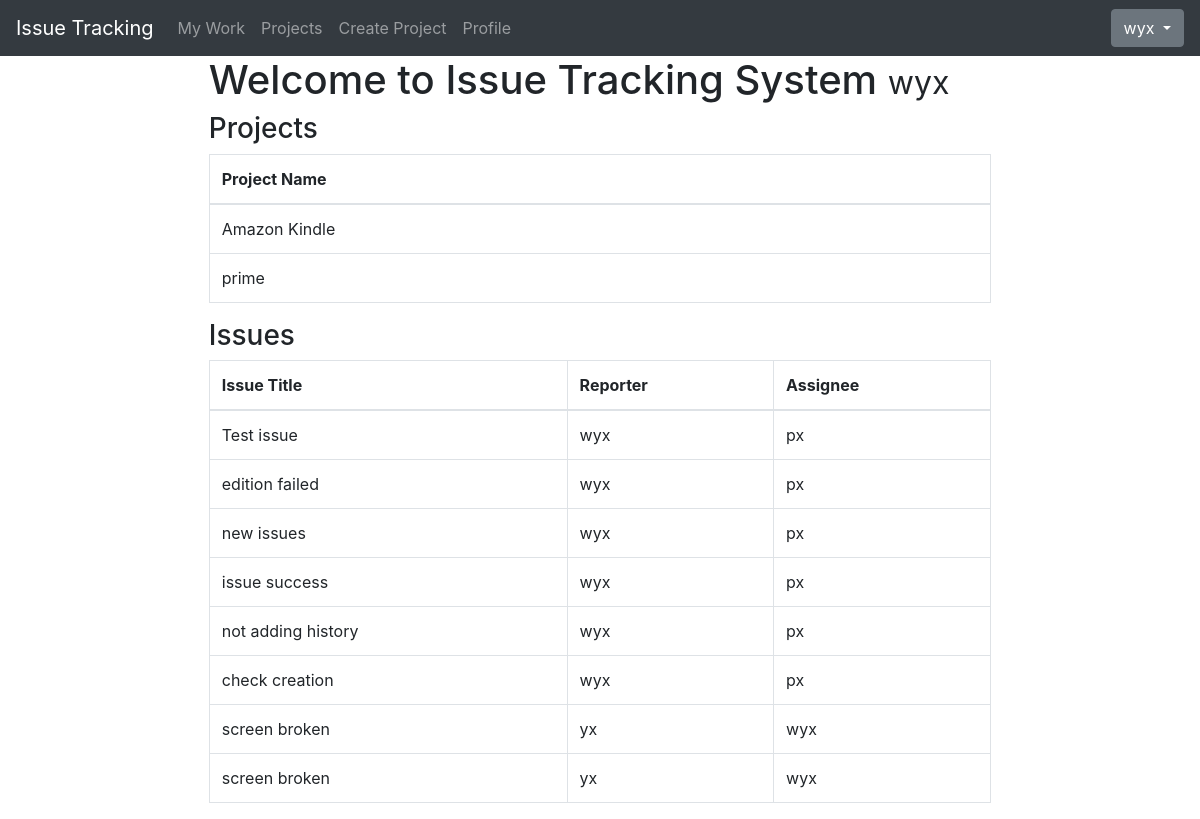
The page /admin/index.php (signed in) on the database its author committed.
### tables this page shows
CREATE TABLE `participate` (
  `user_id` int NOT NULL,
  `pro_id` int NOT NULL,
  PRIMARY KEY (`user_id`,`pro_id`),
  KEY `pro_idx` (`pro_id`),
  CONSTRAINT `member` FOREIGN KEY (`user_id`) REFERENCES `user` (`user_id`),
  CONSTRAINT `pro` FOREIGN KEY (`pro_id`) REFERENCES `project` (`pro_Id`)
);

CREATE TABLE `project` (
  `pro_Id` int NOT NULL AUTO_INCREMENT,
  `name` varchar(45) DEFAULT NULL,
  `description` varchar(45) DEFAULT NULL,
  `workflowId` int DEFAULT NULL,
  PRIMARY KEY (`pro_Id`),
  KEY `workflow_idx` (`workflowId`),
  CONSTRAINT `workflow` FOREIGN KEY (`workflowId`) REFERENCES `workflow` (`workflowid`)
);

CREATE TABLE `issue` (
  `issue_id` int NOT NULL AUTO_INCREMENT,
  `title` varchar(45) NOT NULL,
  `description` varchar(45) DEFAULT NULL,
  `create_time` datetime NOT NULL DEFAULT CURRENT_TIMESTAMP,
  `pro_id` int NOT NULL,
  `reporter` int NOT NULL,
  PRIMARY KEY (`issue_id`),
  KEY `project_idx` (`pro_id`),
  KEY `reporter_idx` (`reporter`),
  CONSTRAINT `project` FOREIGN KEY (`pro_id`) REFERENCES `project` (`pro_Id`) ON DELETE CASCADE ON UPDATE CASCADE,
  CONSTRAINT `reporter` FOREIGN KEY (`reporter`) REFERENCES `user` (`user_id`) ON DELETE CASCADE ON UPDATE CASCADE
);

CREATE TABLE `user` (
  `user_id` int NOT NULL AUTO_INCREMENT,
  `email` varchar(45) DEFAULT NULL,
  `username` varchar(45) DEFAULT NULL,
  `displayname` varchar(45) DEFAULT NULL,
  `password` varchar(225) DEFAULT NULL,
  `randSalt` varchar(225) NOT NULL DEFAULT '$2y$10$iusesomecrazystrings22',
  PRIMARY KEY (`user_id`),
  UNIQUE KEY `user_id_UNIQUE` (`user_id`)
);

CREATE TABLE `assignee` (
  `assignee_id` int NOT NULL AUTO_INCREMENT,
  `issue` int DEFAULT NULL,
  `user` int DEFAULT NULL,
  PRIMARY KEY (`assignee_id`),
  UNIQUE KEY `assignee_id_UNIQUE` (`assignee_id`),
  KEY `issue_id_idx` (`issue`),
  KEY `user_id_idx` (`user`),
  CONSTRAINT `issue` FOREIGN KEY (`issue`) REFERENCES `issue` (`issue_id`) ON DELETE CASCADE ON UPDATE CASCADE,
  CONSTRAINT `user` FOREIGN KEY (`user`) REFERENCES `user` (`user_id`) ON DELETE CASCADE ON UPDATE CASCADE
);

### admin/index.php (the view)
<?php include "includes/header.php"; ?>
    <div id="wrapper">
        <?php include "includes/navigation.php"; ?>
        <div id="page-wrapper">
            <div class="container-fluid">
                <div class="container-fluid col-md-10">
                <div class="row">
                    <div class="container-fluid col-lg-10">
                        <h1 class="page-header">
                            Welcome to Issue Tracking System
                            <small>
                            <?php
                    if(isset($_SESSION['username'])) {
                        echo $_SESSION['username'];
                    }
                    ?>
                            </small>
                        </h1>
                        <h3>Projects</h3>
                        <table class="table table-bordered table-hover">
                            <thread>
                                <tr>
                                    <th>Project Name</th>
                                </tr>
                            </thread>
                            <tbody>
                                <?php
                                $uid = $_SESSION['user_id'];
                                $query = "SELECT * FROM participate WHERE user_id = $uid";
                                $select_query = mysqli_query($connection, $query);
                                while($row = mysqli_fetch_assoc($select_query)) {
                                    $pid = $row['pro_id'];
                                    $query = "SELECT * FROM project WHERE pro_Id = $pid";
                                    $pro_query = mysqli_query($connection, $query);
                                    $pro_row = mysqli_fetch_assoc($pro_query);
                                    $pro_name = $pro_row['name'];
                                    ?>
                                    <tr>
                                        <td><?php echo $pro_name; ?></td>
                                    </tr>
                                    <?php
                                }
                                ?>
                            </tbody>
                        </table>
                        <h3>Issues</h3>
                        <table class="table table-bordered table-hover">
                            <thread>
                                <tr>
                                    <th>Issue Title</th>
                                    <th>Reporter</th>
                                    <th>Assignee</th>
                                </tr>
                            </thread>
                            <tbody>
                                <?php
                                $uid = $_SESSION['user_id'];
                                $username = $_SESSION['username'];
                                $query = "SELECT * FROM issue WHERE reporter = $uid";
                                $select_report = mysqli_query($connection, $query);
                                while($row = mysqli_fetch_assoc($select_report)) {
                                    $issueId = $row['issue_id'];
                                    $title = $row['title'];
                                    $assign_query = "SELECT * FROM assignee WHERE user = $uid and issue = $issueId";
                                    $assign = mysqli_query($connection, $assign_query);
                                    if(mysqli_num_rows($assign) != 0) {
                                    $assign_row = mysqli_fetch_assoc($assign);
                                    $assign_id = $assign_row['user'];
                                    $assign_name_query = "SELECT * FROM user WHERE user_id = $assign_id";
                                    $select_assign_name = mysqli_query($connection, $assign_name_query);
                                    $assign_row = mysqli_fetch_assoc($select_assign_name);
                                    $assignee = $assign_row['displayname'];
                                    ?>
                                    <tr>
                                        <td><?php echo $title; ?></td>
                                        <td><?php echo $username; ?></td>
                                        <td><?php echo $assignee; ?></td>
                                    </tr>
                                    <?php
                                    }
                                }
                                $query = "SELECT * FROM assignee WHERE user = $uid";
                                $select_assignee = mysqli_query($connection, $query);
                                while($row = mysqli_fetch_assoc($select_assignee)) {
                                    $issue_id = $row['issue'];
                                    $select_issue = "SELECT * FROM issue WHERE issue_id = $issue_id";
                                    $select_issue_query = mysqli_query($connection, $select_issue);
                                    $issue_row = mysqli_fetch_assoc($select_issue_query);
                                    $title = $issue_row['title'];
                                    $reporter = $issue_row['reporter'];
                                    if($uid != $reporter) {
                                        $report_name_query = "SELECT * FROM user WHERE user_id = $reporter";
                                        $select_report_name = mysqli_query($connection, $report_name_query);
                                        $report_row = mysqli_fetch_assoc($select_report_name);
                                        $report_name = $report_row['displayname'];
                                        ?>
                                        <tr>
                                            <td><?php echo $title; ?></td>
                                            <td><?php echo $report_name; ?></td>
                                            <td><?php echo $username; ?></td>
                                        </tr>
                                        <?php
                                    }
                                }
                                ?>
                            </tbody>
                        </table>
                    </div>
                </div>
            </div>
            </div>
        </div>
    <?php include "includes/footer.php"; ?>

### rows shown on the page
participate: pro.name "Amazon Kindle"
participate: pro.name "prime"
issue: title "Test issue", reporter.displayname "px"
issue: title "edition failed", reporter.displayname "px"
issue: title "new issues", reporter.displayname "px"
issue: title "issue success", reporter.displayname "px"
issue: title "not adding history", reporter.displayname "px"
issue: title "check creation", reporter.displayname "px"
assignee: issue.title "screen broken", user.displayname "yx"
assignee: issue.title "screen broken", user.displayname "yx"

### other values the page prints
$_SESSION['username'] "wyx"
